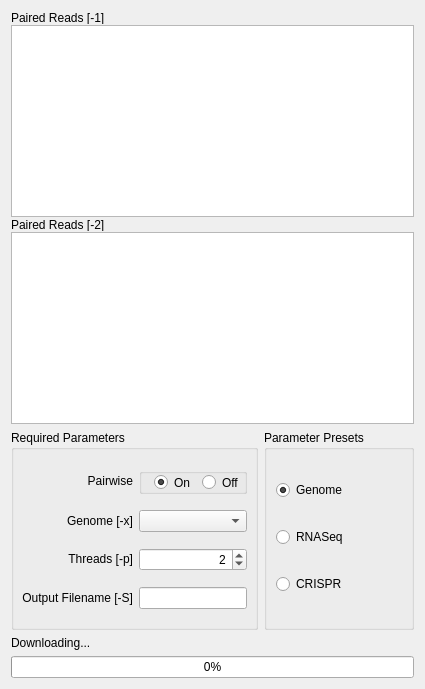
      <widget class="QWidget" name="main_tab">
       <attribute name="title">
        <string>Main</string>
       </attribute>
       <layout class="QVBoxLayout" name="verticalLayout">
        <item>
         <layout class="QVBoxLayout" name="verticalLayout_3">
          <property name="spacing">
           <number>1</number>
          </property>
          <item>
           <widget class="QLabel" name="selected_files1_label">
            <property name="maximumSize">
             <size>
              <width>16777215</width>
              <height>13</height>
             </size>
            </property>
            <property name="text">
             <string>Paired Reads [-1]</string>
            </property>
           </widget>
          </item>
          <item>
           <widget class="VListWidget" name="selected_files_list1">
            <property name="isWrapping" stdset="0">
             <bool>true</bool>
            </property>
            <property name="spacing">
             <number>4</number>
            </property>
            <property name="uniformItemSizes">
             <bool>true</bool>
            </property>
            <property name="wordWrap">
             <bool>true</bool>
            </property>
           </widget>
          </item>
          <item>
           <widget class="QLabel" name="selected_files2_label">
            <property name="maximumSize">
             <size>
              <width>16777215</width>
              <height>13</height>
             </size>
            </property>
            <property name="text">
             <string>Paired Reads [-2]</string>
            </property>
           </widget>
          </item>
          <item>
           <widget class="VListWidget" name="selected_files_list2">
            <property name="isWrapping" stdset="0">
             <bool>true</bool>
            </property>
            <property name="spacing">
             <number>4</number>
            </property>
            <property name="uniformItemSizes">
             <bool>true</bool>
            </property>
            <property name="wordWrap">
             <bool>true</bool>
            </property>
           </widget>
          </item>
         </layout>
        </item>
        <item>
         <layout class="QHBoxLayout" name="horizontalLayout_14">
          <item>
           <widget class="QGroupBox" name="main_parameters_group">
            <property name="minimumSize">
             <size>
              <width>0</width>
              <height>200</height>
             </size>
            </property>
            <property name="maximumSize">
             <size>
              <width>16777215</width>
              <height>200</height>
             </size>
            </property>
            <property name="title">
             <string>Required Parameters</string>
            </property>
            <layout class="QGridLayout" name="gridLayout">
             <property name="leftMargin">
              <number>8</number>
             </property>
             <property name="topMargin">
              <number>2</number>
             </property>
             <property name="rightMargin">
              <number>8</number>
             </property>
             <property name="bottomMargin">
              <number>0</number>
             </property>
             <property name="horizontalSpacing">
              <number>-1</number>
             </property>
             <property name="verticalSpacing">
              <number>0</number>
             </property>
             <item row="1" column="2">
              <widget class="QComboBox" name="genome_box">
               <property name="toolTip">
                <string/>
               </property>
              </widget>
             </item>
             <item row="1" column="0">
              <widget class="QLabel" name="genome_label">
               <property name="minimumSize">
                <size>
                 <width>100</width>
                 <height>20</height>
                </size>
               </property>
               <property name="maximumSize">
                <size>
                 <width>150</width>
                 <height>20</height>
                </size>
               </property>
               <property name="text">
                <string>Genome [-x]</string>
               </property>
               <property name="alignment">
                <set>Qt::AlignRight|Qt::AlignTrailing|Qt::AlignVCenter</set>
               </property>
              </widget>
             </item>
             <item row="2" column="0">
              <widget class="QLabel" name="threads_label">
               <property name="maximumSize">
                <size>
                 <width>150</width>
                 <height>20</height>
                </size>
               </property>
               <property name="text">
                <string>Threads [-p]</string>
               </property>
               <property name="alignment">
                <set>Qt::AlignRight|Qt::AlignTrailing|Qt::AlignVCenter</set>
               </property>
              </widget>
             </item>
             <item row="0" column="2">
              <layout class="QHBoxLayout" name="pairwise_layout">
               <item>
                <widget class="QGroupBox" name="pairwise_group">
                 <property name="enabled">
                  <bool>true</bool>
                 </property>
                 <property name="maximumSize">
                  <size>
                   <width>16777215</width>
                   <height>26</height>
                  </size>
                 </property>
                 <property name="title">
                  <string/>
                 </property>
                 <property name="flat">
                  <bool>true</bool>
                 </property>
                 <property name="checkable">
                  <bool>false</bool>
                 </property>
                 <layout class="QHBoxLayout" name="horizontalLayout_3">
                  <property name="spacing">
                   <number>-1</number>
                  </property>
                  <property name="leftMargin">
                   <number>12</number>
                  </property>
                  <property name="topMargin">
                   <number>0</number>
                  </property>
                  <property name="rightMargin">
                   <number>0</number>
                  </property>
                  <property name="bottomMargin">
                   <number>0</number>
                  </property>
                  <item>
                   <widget class="QRadioButton" name="pairwise_on">
                    <property name="maximumSize">
                     <size>
                      <width>16777215</width>
                      <height>20</height>
                     </size>
                    </property>
                    <property name="text">
                     <string>On</string>
                    </property>
                    <property name="checked">
                     <bool>true</bool>
                    </property>
                   </widget>
                  </item>
                  <item>
                   <widget class="QRadioButton" name="pairwise_off">
                    <property name="maximumSize">
                     <size>
                      <width>16777215</width>
                      <height>20</height>
                     </size>
                    </property>
                    <property name="text">
                     <string>Off</string>
                    </property>
                    <property name="checked">
                     <bool>false</bool>
                    </property>
                   </widget>
                  </item>
                 </layout>
                </widget>
               </item>
              </layout>
             </item>
             <item row="0" column="0">
              <widget class="QLabel" name="pairwise_label">
               <property name="minimumSize">
                <size>
                 <width>100</width>
                 <height>20</height>
                </size>
               </property>
               <property name="maximumSize">
                <size>
                 <width>150</width>
                 <height>20</height>
                </size>
               </property>
               <property name="text">
                <string>Pairwise</string>
               </property>
               <property name="alignment">
                <set>Qt::AlignRight|Qt::AlignTrailing|Qt::AlignVCenter</set>
               </property>
              </widget>
             </item>
             <item row="3" column="2">
              <widget class="QLineEdit" name="output_filename"/>
             </item>
             <item row="3" column="0">
              <widget class="QLabel" name="output_label">
               <property name="maximumSize">
                <size>
                 <width>150</width>
                 <height>20</height>
                </size>
               </property>
               <property name="text">
                <string>Output Filename [-S]</string>
               </property>
               <property name="alignment">
                <set>Qt::AlignRight|Qt::AlignTrailing|Qt::AlignVCenter</set>
               </property>
              </widget>
             </item>
             <item row="2" column="2">
              <widget class="QSpinBox" name="threads_sbox">
               <property name="alignment">
                <set>Qt::AlignRight|Qt::AlignTrailing|Qt::AlignVCenter</set>
               </property>
               <property name="minimum">
                <number>1</number>
               </property>
               <property name="maximum">
                <number>64</number>
               </property>
               <property name="value">
                <number>2</number>
               </property>
              </widget>
             </item>
            </layout>
           </widget>
          </item>
          <item>
           <widget class="QGroupBox" name="groupBox_4">
            <property name="minimumSize">
             <size>
              <width>150</width>
              <height>0</height>
             </size>
            </property>
            <property name="title">
             <string>Parameter Presets</string>
            </property>
            <layout class="QVBoxLayout" name="verticalLayout_12">
             <item>
              <widget class="QRadioButton" name="genome">
               <property name="text">
                <string>Genome</string>
               </property>
               <property name="checked">
                <bool>true</bool>
               </property>
              </widget>
             </item>
             <item>
              <widget class="QRadioButton" name="rnaseq">
               <property name="text">
                <string>RNASeq</string>
               </property>
              </widget>
             </item>
             <item>
              <widget class="QRadioButton" name="shrna">
               <property name="text">
                <string>CRISPR</string>
               </property>
              </widget>
             </item>
            </layout>
           </widget>
          </item>
         </layout>
        </item>
        <item>
         <widget class="QLabel" name="download_label">
          <property name="text">
           <string>Downloading...</string>
          </property>
         </widget>
        </item>
        <item>
         <widget class="QProgressBar" name="progress_bar">
          <property name="value">
           <number>0</number>
          </property>
          <property name="invertedAppearance">
           <bool>false</bool>
          </property>
         </widget>
        </item>
       </layout>
      </widget>
